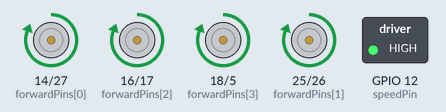
A sketch run on a simulated ESP32. Parts: motor-driver pin pairs drawn as motors (green arrow = first pin HIGH = forward, orange = second pin HIGH = backward, longer = more drive), switched loads named in the sketch (green lamp = pin HIGH).

Above: at 0.1 s.
At 5.1 s:
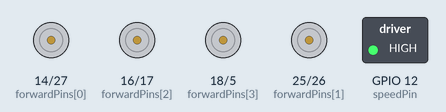
Timing chart, 0 to 6.6 s (numbered marks = the images above):
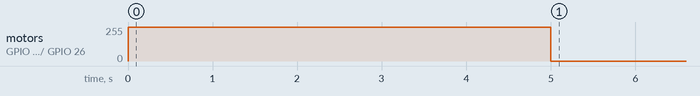

The sketch:

sketch_nov8a.ino
```cpp
int speedPin = 12; // Speed pin for all motors
int forwardPins[] = {14, 25, 16, 18} ; // Pins for all forward GPIO
int backwardPins[] = {27, 26, 17, 5}; // Pins for all backward GPIO
int numMotors = sizeof(forwardPins) / sizeof(forwardPins[0]); // Number of motor control pins

void setup() {
  // put your setup code here, to run once:

  for (int i=0; i < (numMotors); i++) {
    pinMode(forwardPins[i], OUTPUT);
    pinMode(backwardPins[i], OUTPUT);
  }

  pinMode(speedPin, OUTPUT); // Set speed pin to be output
  writeSpeed(255); // Write initial speed for car

}

void loop() {

  forward();
  delay(5000);


  stop();
  delay(100000);


}

void writeSpeed(int speed) {
  analogWrite(speedPin, speed);
}

void forwardMotor(int forwardPin, int backwardPin) {
  digitalWrite(forwardPin, HIGH);
  digitalWrite(backwardPin, LOW);
}

void backwardMotor(int forwardPin, int backwardPin) {
  digitalWrite(forwardPin, LOW);
  digitalWrite(backwardPin, HIGH);
}

void stopMotor(int forwardPin, int backwardPin) {
  digitalWrite(forwardPin, LOW);
  digitalWrite(backwardPin, LOW);
}


void forward() {

  for (int i=0; i < (numMotors); i++) {
    forwardMotor(forwardPins[i], backwardPins[i]);
  }

}

void backward() {

  for (int i=0; i < (numMotors); i++) {
    backwardMotor(forwardPins[i], backwardPins[i]);
  }

}

void stop() {

  for (int i=0; i < (numMotors); i++) {
    stopMotor(forwardPins[i], backwardPins[i]);
  }

}

void turnLeft() {

  for (int i=0; i < (numMotors); i++) {

    if (i < 2) {
      forwardMotor(forwardPins[i], backwardPins[i]);
    }
    else {
      backwardMotor(forwardPins[i], backwardPins[i]);
    }

  }

}

void turnRight() {

  for (int i=0; i < (numMotors); i++) {

    if (i >= 2) {
      forwardMotor(forwardPins[i], backwardPins[i]);
    }
    else {
      backwardMotor(forwardPins[i], backwardPins[i]);
    }

  }

}
```

Measured:
- by itself, motor on GPIO 14 (forwardPins[0]) / GPIO 27 (backwardPins[0]), motor on GPIO 16 (forwardPins[2]) / GPIO 17 (backwardPins[2]), motor on GPIO 18 (forwardPins[3]) / GPIO 5 (backwardPins[3]), motor on GPIO 25 (forwardPins[1]) / GPIO 26 (backwardPins[1]): stopped → forward 255/255 at 0.00 s, → stopped 5.0 s later
